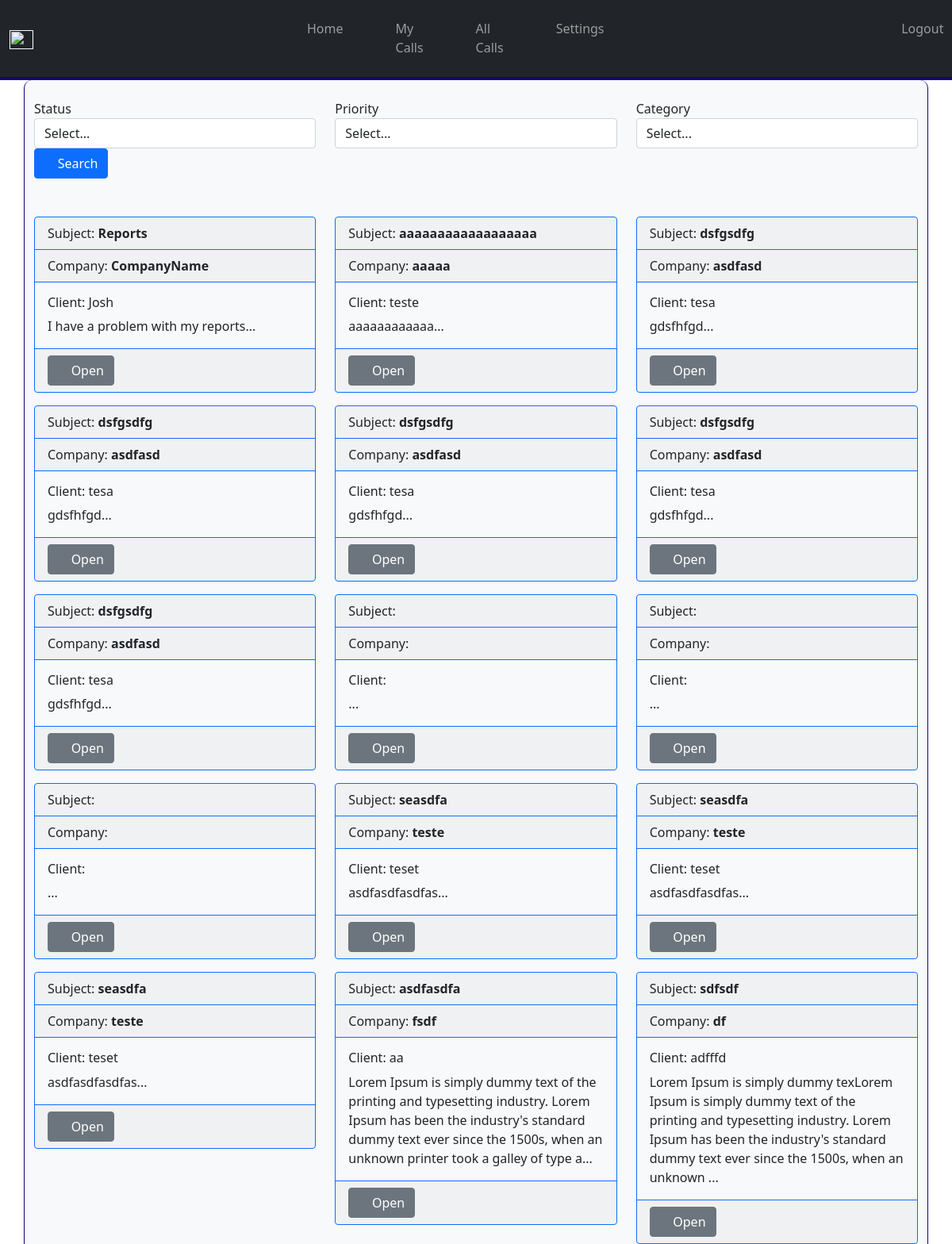
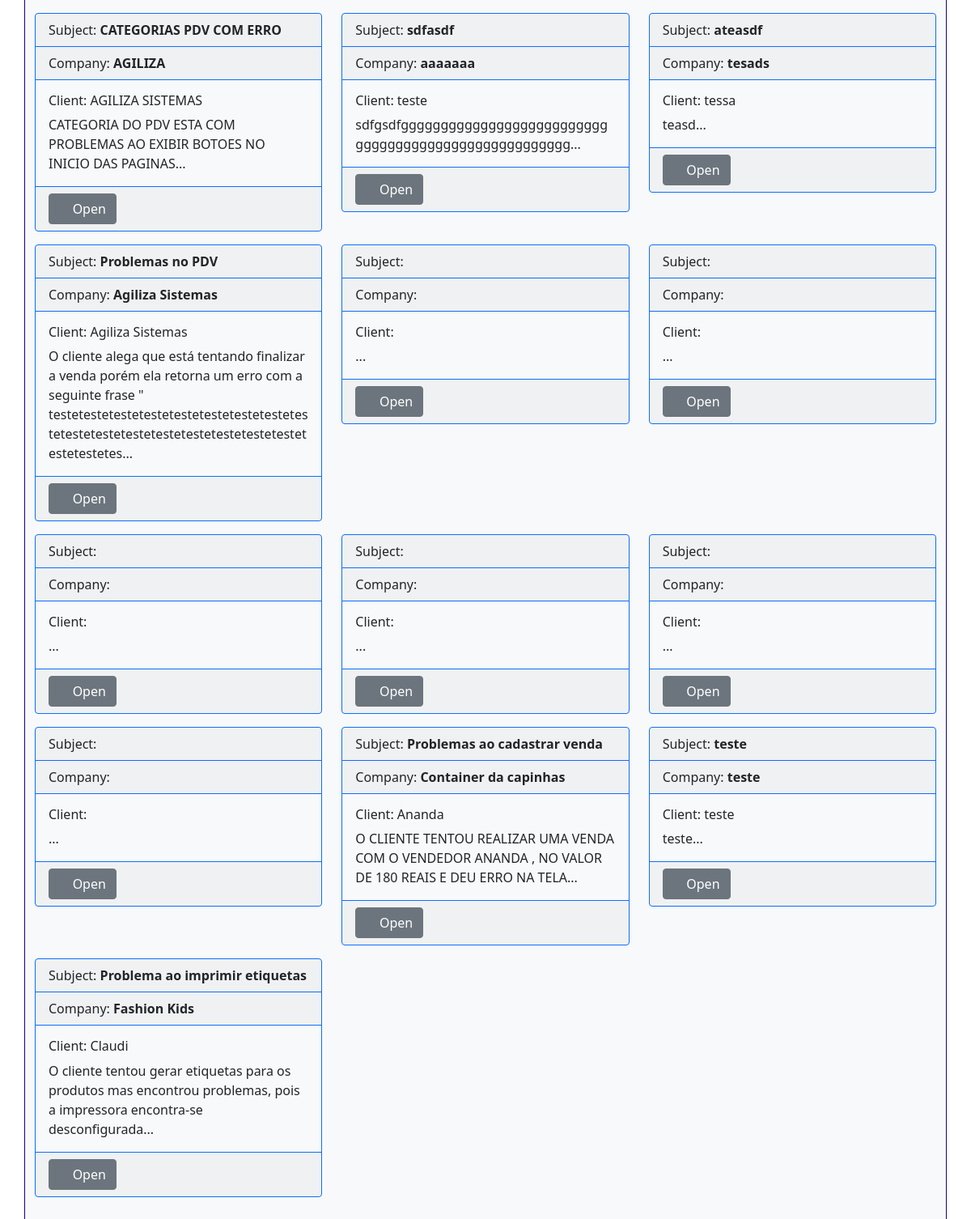
The app's page /calls/list/ with its own data (2 pictures, top to bottom).
### calls/models.py (models this page shows)
class Call(models.Model):
    descriptionCall = models.TextField(null=False,blank=False)
    categoryCall = models.IntegerField(null=False,blank=False)
    subjectCall = models.CharField(max_length=60,null=False,blank=False)
    clientCall = models.CharField(max_length=30,null=False,blank=False)
    companyCall = models.CharField(null=False,blank=False,max_length=30)
    priorityCall = models.IntegerField(null=False,blank=False,default=0)
    emailResponseCall = models.EmailField(null=False,blank=False)
    statusCall = models.IntegerField(default=0,null=False,blank=False)
    solutionCall = models.TextField(default='',null=False,blank=False)
    nerdCall = models.CharField(default=0,max_length=30,null=False,blank=False) #nerdLogin
    dateTimeCall = models.DateTimeField(auto_now_add=True, blank=True)

### calls/views.py (the view)
# urls.py: path('calls/list/', calls_list_view, name='calls'),
def calls_list_view(request, *args, **kwargs):
    calls = Call.objects.all()
    context = {
        "calls": calls,
        "status": Status.objects.all(),
        "priorities": Priority.objects.all(),
        "categories": Category.objects.all(),
        }
    return render(request, "calls/list.html", context)

### templates/calls/list.html (shortened to what this page needs)
{% extends 'base.html' %}
{% block content %}
<div class="row">
    <form action="{% url 'callssearch' %}" method="GET">
        <div class="row">
                <div class="col-md-4">
                    <div class="form-group">
                        <label class="control-label">Status</label>
                        <select name="statusCall" id="statusCall" class="form-control">
                            <option value="0">Select...</option>
                        </select>
                    </div>
                </div>
                <div class="col-md-4">
                    <div class="form-group">
                        <label class="control-label">Priority</label>
                        <select name="priorityCall" id="priorityCall" class="form-control">
                            <option value="0">Select...</option>
                        </select>
                    </div>
                </div>
                <div class="col-md-4">
                    <div class="form-group">
                        <label class="control-label">Category</label>
                        <select name="categoryCall" id="categoryCall" class="form-control">
                            <option value="0">Select...</option>
                        </select>
                    </div>
                </div>
                <div class="col-md-4">
                    <div class="form-group">
                        <button type="text" id="search" class="btn btn-primary"><i class="fa fa-search"></i>
                            Search</button>
                    </div>
                </div>
        </div>
    </form>
</div>
<br><br>
<div class="row">
    {% for call in calls %}
    <div class="col-md-4">
        <div class="form-group">
            <div class="card bg-light border-primary mb-3" style="max-width: 450px;">
                <div class="card-header border-primary">Subject: <strong> {{call.subjectCall}}</strong></div>
                <div class="card-header border-primary">Company: <strong> {{call.companyCall}}</strong></div>
                <div class="card-body">
                    <h6 class="card-title">Client: {{call.clientCall}}</h6>
                    <p class="card-text">{{call.descriptionCall|slice:"0:200"}}...</p>
                </div>
                <div class="card-footer border-primary">
                    <a href="{% url 'callsdetail' call.id  %} " class="btn btn-secondary"><i
                            class="fa fa-folder-open"></i>
                        Open</a>
                </div>
            </div>
        </div>
    </div>
    {% endfor %}
</div>
{% endblock content %}

### records on screen
Call: subjectCall "Reports", companyCall "CompanyName", clientCall "Josh", descriptionCall "I have a problem with my reports"
Call: subjectCall "aaaaaaaaaaaaaaaaaa", companyCall "aaaaa", clientCall "teste", descriptionCall "aaaaaaaaaaaa"
Call: subjectCall "dsfgsdfg", companyCall "asdfasd", clientCall "tesa", descriptionCall "gdsfhfgd"
Call: subjectCall "dsfgsdfg", companyCall "asdfasd", clientCall "tesa", descriptionCall "gdsfhfgd"
Call: subjectCall "dsfgsdfg", companyCall "asdfasd", clientCall "tesa", descriptionCall "gdsfhfgd"
Call: subjectCall "dsfgsdfg", companyCall "asdfasd", clientCall "tesa", descriptionCall "gdsfhfgd"
Call: subjectCall "dsfgsdfg", companyCall "asdfasd", clientCall "tesa", descriptionCall "gdsfhfgd"
Call: subjectCall "seasdfa", companyCall "teste", clientCall "teset", descriptionCall "asdfasdfasdfas"
Call: subjectCall "seasdfa", companyCall "teste", clientCall "teset", descriptionCall "asdfasdfasdfas"
Call: subjectCall "seasdfa", companyCall "teste", clientCall "teset", descriptionCall "asdfasdfasdfas"
Call: subjectCall "asdfasdfa", companyCall "fsdf", clientCall "aa", descriptionCall "Lorem Ipsum is simply dummy text of the printing and typesetting industry. Lorem Ipsum has been the industry's standard dummy text ever since the 1500s, when an unknown printer took a galley of type a"
Call: subjectCall "sdfsdf", companyCall "df", clientCall "adfffd", descriptionCall "Lorem Ipsum is simply dummy texLorem Ipsum is simply dummy text of the printing and typesetting industry. Lorem Ipsum has been the industry's standard dummy text ever since the 1500s, when an unknown"
Call: subjectCall "CATEGORIAS PDV COM ERRO", companyCall "AGILIZA", clientCall "AGILIZA SISTEMAS", descriptionCall "CATEGORIA DO PDV ESTA COM PROBLEMAS AO EXIBIR BOTOES NO INICIO DAS PAGINAS"
Call: subjectCall "sdfasdf", companyCall "aaaaaaa", clientCall "teste", descriptionCall "sdfgsdfggggggggggggggggggggggggggggggggggggggggggggggggggggg"
Call: subjectCall "ateasdf", companyCall "tesads", clientCall "tessa", descriptionCall "teasd"
Call: subjectCall "Problemas no PDV", companyCall "Agiliza Sistemas", clientCall "Agiliza Sistemas", descriptionCall "O cliente alega que está tentando finalizar a venda porém ela retorna um erro com a seguinte frase \" testetestetestetestetestetestetestetestetestetestetestetestetestetestetestetestetestetestetestetes"
Call: subjectCall "Problemas ao cadastrar venda", companyCall "Container da capinhas", clientCall "Ananda", descriptionCall "O CLIENTE TENTOU REALIZAR UMA VENDA COM O VENDEDOR ANANDA , NO VALOR DE 180 REAIS E DEU ERRO NA TELA"
Call: subjectCall "teste", companyCall "teste", clientCall "teste", descriptionCall "teste"
Call: subjectCall "Problema ao imprimir etiquetas", companyCall "Fashion Kids", clientCall "Claudi", descriptionCall "O cliente tentou gerar etiquetas para os produtos mas encontrou problemas, pois a impressora encontra-se desconfigurada"
